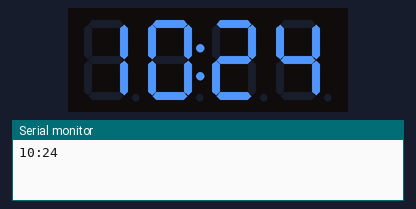
Simulated run of this sketch. Board: Arduino Uno, built with avr-gcc and run on an emulated ATmega328P. Shown: 4-digit seven-segment display, the last lines printed to the serial monitor. The local clock reads 2024-03-15 10:24:30 at power-on unless the sketch sets it.

Above: at 0.1 s.
At 57.2 s:
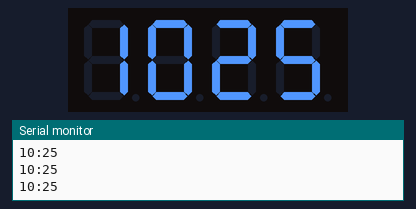
At 128.1 s:
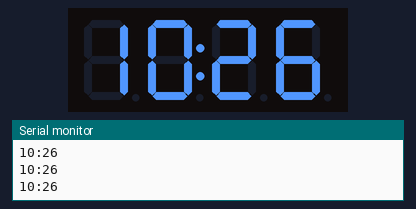

The sketch:

sevent_segment_RTCDS.ino
```cpp
// include library modul RTC
#include <ThreeWire.h>
#include <RtcDS1302.h>
// library sevent segment
#include <TM1637Display.h>

// --- KONFIGURASI PIN ---
// Pin TM1637
#define CLK_DISPLAY 2
#define DIO_DISPLAY 3

// Pin RTC DS1302
#define PIN_DAT 7
#define PIN_CLK 6
#define PIN_RST 8

// --- INISIALISASI OBJEK ---
TM1637Display display(CLK_DISPLAY, DIO_DISPLAY);
ThreeWire myWire(PIN_DAT, PIN_CLK, PIN_RST);
RtcDS1302<ThreeWire> Rtc(myWire);

// --- VARIABEL ---
bool colonState = false; // Status titik dua (Nyala/Mati)

void setup() {
  Serial.begin(9600);

  // 1. Setup Display
  display.setBrightness(0x0f); // Kecerahan Maksimal (0x0f)
  display.clear();

  // 2. Setup RTC
  Rtc.Begin();

  // LOGIKA "AUTO-SET" JAM
  // Cek apakah data jam di modul valid?
  RtcDateTime compiled = RtcDateTime(__DATE__, __TIME__); // Ambil waktu laptop saat compile

  if (!Rtc.IsDateTimeValid()) {
    Serial.println("RTC Hilang Ingatan! Setting ulang ke waktu laptop...");
    Rtc.SetDateTime(compiled);
  }

  if (Rtc.GetIsWriteProtected()) {
    Serial.println("RTC terkunci. Membuka kunci...");
    Rtc.SetIsWriteProtected(false);
  }

  if (!Rtc.GetIsRunning()) {
    Serial.println("RTC belum jalan. Menjalankan...");
    Rtc.SetIsRunning(true);
  }


}

void loop() {
  // 1. Ambil Waktu Sekarang
  RtcDateTime now = Rtc.GetDateTime();

  int jam = now.Hour();
  int menit = now.Minute();
  int detik = now.Second();

  // 2. Format Data untuk TM1637
  // Rumus: (Jam * 100) + Menit.
  // Contoh: Jam 12, Menit 30 -> 12 * 100 + 30 = 1230.
  int displayTime = (jam * 100) + menit;

  // 3. Logika Kedip Titik Dua (Colon Blink)
  // 0x40 adalah kode HEX untuk menyalakan titik dua tengah (0b01000000)
  // Operator Ternary: Jika detik genap -> Nyala (0     x40), Jika ganjil -> Mati (0)
  uint8_t dots = (detik % 2 == 0) ? 0x40 : 0;

  // 4. Tampilkan ke Layar
  // Parameter: (Angka, TitikDua, LeadingZero?, Posisi)
  display.showNumberDecEx(displayTime, dots, true);

  // Debugging di Serial Monitor (Opsional)
  Serial.print(jam);
  Serial.print(":");
  Serial.println(menit);

  // Delay kecil agar responsif
  delay(200);
}
```
